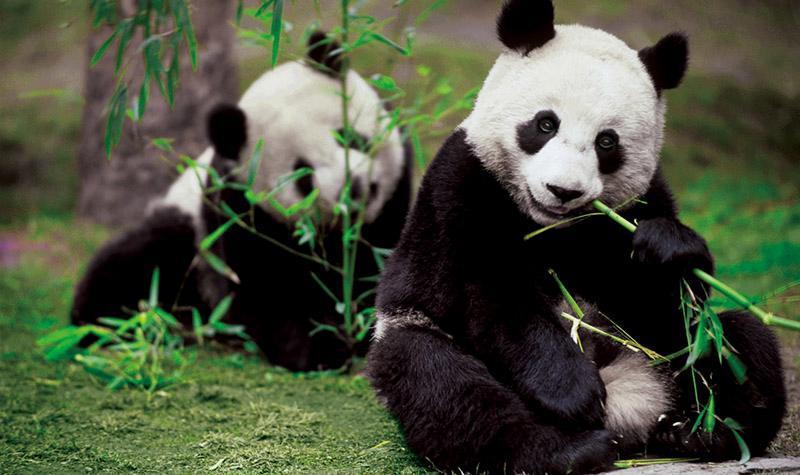
#> input picture Image-Preprocessing/image1.jpg, 800 x 475 px
$ python '1图像灰度化处理.py'
#> lines starting #> are read from the running program, lines starting #| are printed output that depends on the picture
import cv2
import numpy as np
image = cv2.imread('image1.jpg')
#> image is the input picture: shape (475, 800, 3); mean B, G, R 60.8, 80.9, 74.8

# 大值法、平均值法灰度化
h, w = image.shape[: -1]
#> h = 475; w = 800
gray_max = np.zeros((h, w), dtype=np.uint8)
gray_avg = np.zeros((h, w), dtype=np.uint8)
for i in range(h):
    for j in range(w):
        gray_max[i, j] = np.max([image[i, j, 0], image[i, j, 1], image[i, j, 2]])
        gray_avg[i, j] = (int(image[i, j][0]) + int(image[i, j][1]) + int(image[i, j][2])) // 3
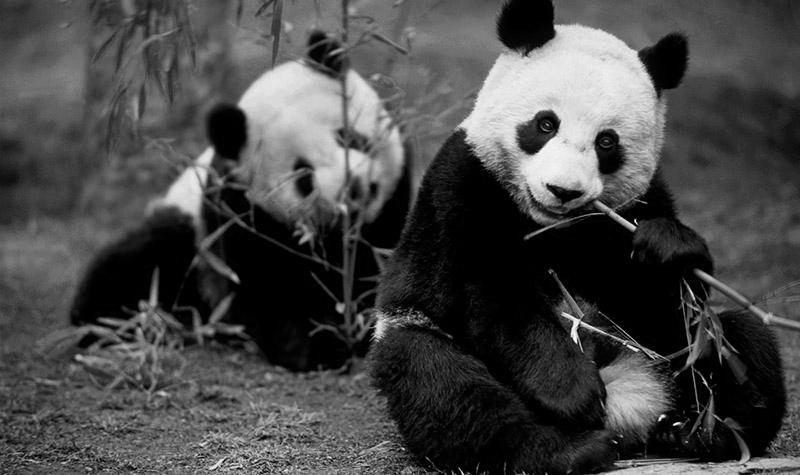
#> gray_avg: shape (475, 800); min 0, max 254, mean 71.9
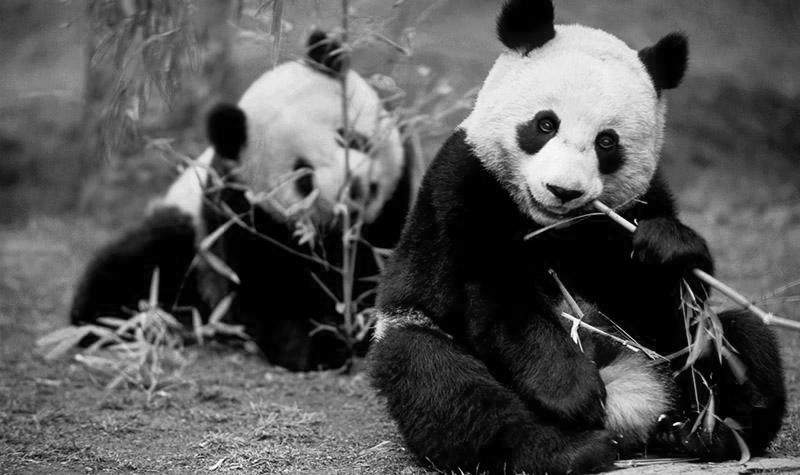
#> gray_max: shape (475, 800); min 0, max 255, mean 85.6

# 加权平均法灰度化
gray_weighted = (image[:, :, 0] * 0.11 + image[:, :, 1] * 0.59 + image[:, :, 2] * 0.3).astype(np.uint8)

gray_cv2 = cv2.cvtColor(image, cv2.COLOR_BGR2GRAY)
cv2.imwrite('gray_cv2.jpg', gray_cv2)
cv2.imwrite('gray_max.jpg', gray_max)
cv2.imwrite('gray_avg.jpg', gray_avg)
cv2.imwrite('gray_weighted.jpg', gray_weighted)
